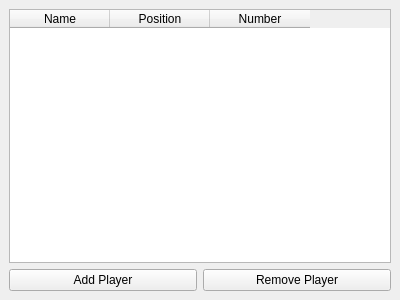
<?xml version="1.0" encoding="UTF-8"?>
<ui version="4.0">
 <class>MainWindow</class>
 <widget class="QMainWindow" name="MainWindow">
  <property name="geometry">
   <rect>
    <x>0</x>
    <y>0</y>
    <width>400</width>
    <height>300</height>
   </rect>
  </property>
  <property name="windowTitle">
   <string>Football Players</string>
  </property>
  <widget class="QWidget" name="centralwidget">
   <layout class="QVBoxLayout" name="verticalLayout">
    <item>
     <widget class="QTableWidget" name="tableWidget">
      <column>
       <property name="text">
        <string>Name</string>
       </property>
      </column>
      <column>
       <property name="text">
        <string>Position</string>
       </property>
      </column>
      <column>
       <property name="text">
        <string>Number</string>
       </property>
      </column>
     </widget>
    </item>
    <item>
     <layout class="QHBoxLayout" name="horizontalLayout">
      <item>
       <widget class="QPushButton" name="addButton">
        <property name="text">
         <string>Add Player</string>
        </property>
       </widget>
      </item>
      <item>
       <widget class="QPushButton" name="removeButton">
        <property name="text">
         <string>Remove Player</string>
        </property>
       </widget>
      </item>
     </layout>
    </item>
   </layout>
  </widget>
 </widget>
 <resources/>
 <connections/>
</ui>
